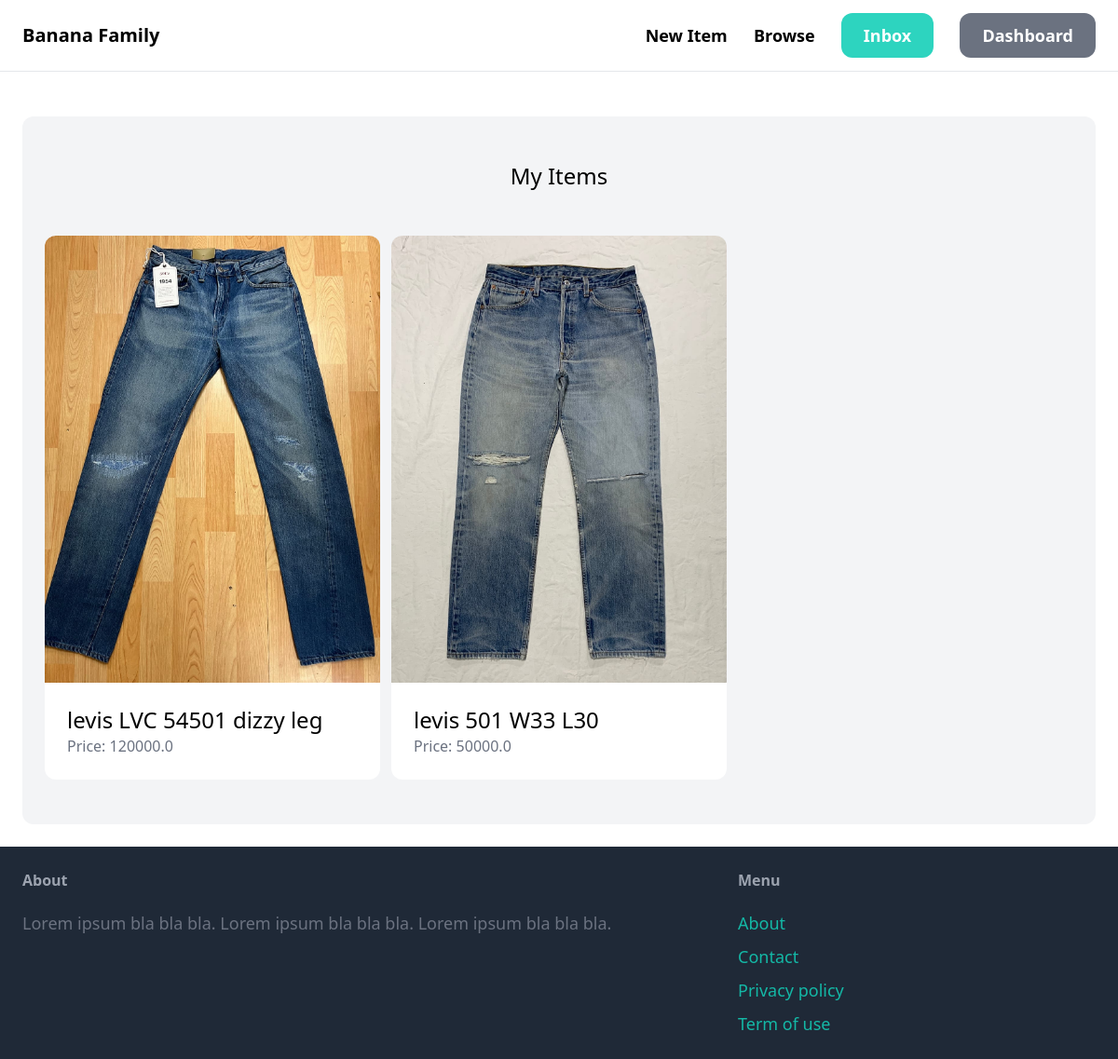
The page /dashboard/ (signed in) on the database its author committed.
### item/models.py (models this page shows, shortened)
class Item(models.Model):
    category = models.ForeignKey(Category, related_name='items',on_delete=models.CASCADE)
    name = models.CharField(max_length=255)
    description = models.TextField(blank=True,null=True)
    price = models.FloatField()
    image = models.ImageField(upload_to='item_images',blank=False,null=True)
    is_sold = models.BooleanField(default=False)
    created_by = models.ForeignKey(User, related_name='items', on_delete=models.CASCADE)
    created_at = models.DateTimeField(auto_now_add=True)

### dashboard/views.py (the view)
# urls.py: path('',views.index,name='index'),
@login_required
def index(request):
    items = Item.objects.filter(created_by = request.user)
    return render(request,'dashboard/index.html', {
        'items':items,
    })

### dashboard/templates/dashboard/index.html (shortened to what this page needs)
{% extends 'core/base.html' %}
{% block content %}
<div class="mt-6 px-6 py-12 bg-gray-100 rounded-xl">
    <h2 class="mb-12 text-2xl text-center">My Items</h2>
    <div class="grid grid-cols-3 gap-3">
        {% for item in items %}
        <div>
            <a href="{% url 'item:detail' item.id %}">
                <div>
                    <img src="{{ item.image.url }}" class="rounded-t-xl">
                </div>
                <div class="p-6 bg-white rounded-b-xl">
                    <h2 class="text-2xl">{{ item.name}}</h2>
                    <p class="text-gray-500">Price: {{ item.price }}</p>
                </div>
            </a>
        </div>
        {% endfor %}
    </div>
</div>
{% endblock %}

### rows shown on the page
Item: image (picture), name "levis LVC 54501 dizzy leg", price "120000.0"
Item: image (picture), name "levis 501 W33 L30", price "50000.0"
